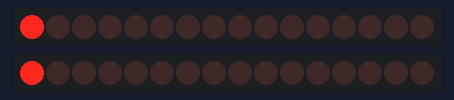
This sketch was run on a simulated Arduino Uno, built with avr-gcc and run on an emulated ATmega328P. Shown: 2 × 16 shift-register outputs drawn as a row of LEDs (first output left, lit = HIGH). Wiring (inferred from the names in the program): 2 × 2 × shift register (74HC595): data pin 4, shift clock pin 5, latch pin 8 / data pin 11, shift clock pin 12, latch pin 2. Wiring (inferred from the signals the program sends): 2 × row of LEDs: on Q0, Q1, Q2, Q3, Q4, Q5, Q6, Q7, Q8, Q9, Q10, Q11, Q12, Q13, Q14, Q15 / on Q0, Q1, Q2, Q3, Q4, Q5, Q6, Q7, Q8, Q9, Q10, Q11, Q12, Q13, Q14, Q15.

Above: at 0.5 s.
At 2.5 s:
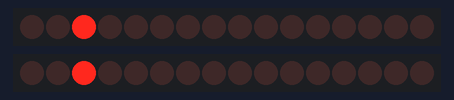
At 4.5 s:
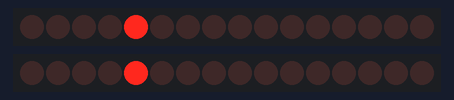
At 9.5 s:
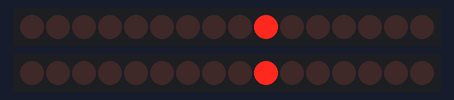
At 14.5 s:
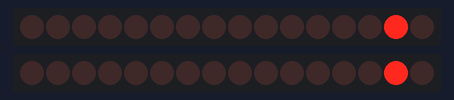
At 19.5 s:
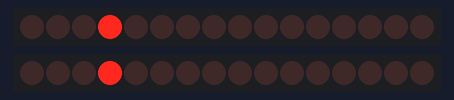
Timing chart, 0 to 20.8 s (numbered marks = the images above):
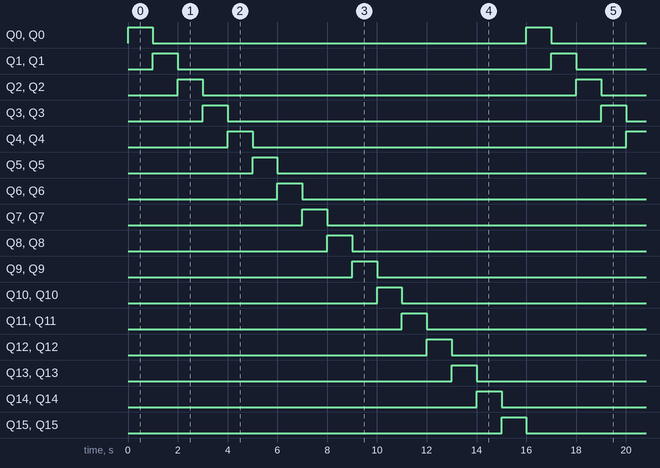

Measured:
- by itself, Q0–15, Q0–15: alternates HIGH for 1.0 s and LOW for 15.0 s
- by itself, everything shown: repeats every 16.0 s, in 16 steps

The sketch:

sketch_jan17b.ino
```cpp
// シフトレジスタを2つ繋いで順番に点灯
// http://hadatti.wordpress.com/2012/02/23/74hc595%E3%82%B7%E3%83%95%E3%83%88%E3%83%AC%E3%82%B8%E3%82%B9%E3%82%BF%E3%80%80%E5%88%9D%E5%BF%83%E3%81%AB%E6%88%BB%E3%81%A3%E3%81%A6%E5%AE%9F%E9%A8%93%EF%BC%88%EF%BC%91%EF%BC%89/

// Pin connected to ST_CP of 74HC595
// このPINをHIGHにするとそれまでのデータが出力される
int latchPin = 8;
int latchPin2 = 2;

// Pin connected to SH_CP of 74hc595
int clockPin = 12;
int clockPin2 = 5;

// Pin connected to DS of 74HC595
int dataPin = 11;
int dataPin2 = 4;

int a = 0b00000001;

void setup(){
  // set pins to output so you can control the shift register
  pinMode(latchPin, OUTPUT);
  pinMode(clockPin, OUTPUT);
  pinMode(dataPin, OUTPUT);

  pinMode(latchPin2, OUTPUT);
  pinMode(clockPin2, OUTPUT);
  pinMode(dataPin2, OUTPUT);
}

void loop(){
  // count from 0 to 255 and display the number
  // on the LEDs
  for(int numberToDisplay = 0; numberToDisplay < 16; numberToDisplay++){
    // take the latchPin low so
    // the LEDs don't change while you're sending in bits:
    digitalWrite(latchPin, LOW);
    digitalWrite(latchPin2, LOW);

    int aa = a << numberToDisplay;
//    int aa = 0b11111111;
    int b  = aa >> 8;

    // shift out the bits:
//    shiftOut(dataPin, clockPin, MSBFIRST, numberToDisplay);
    shiftOut(dataPin, clockPin, MSBFIRST, b);    // 上位データを送信
    shiftOut(dataPin, clockPin, MSBFIRST, aa);   // 下位データを送信
    shiftOut(dataPin2, clockPin2, MSBFIRST, b);    // 上位データを送信
    shiftOut(dataPin2, clockPin2, MSBFIRST, aa);   // 下位データを送信

    // take the latch pin high so the LEDs will light up:
    digitalWrite(latchPin, HIGH);
    digitalWrite(latchPin2, HIGH);
    // pause before next value:
    delay(1000);
  }
}
```
